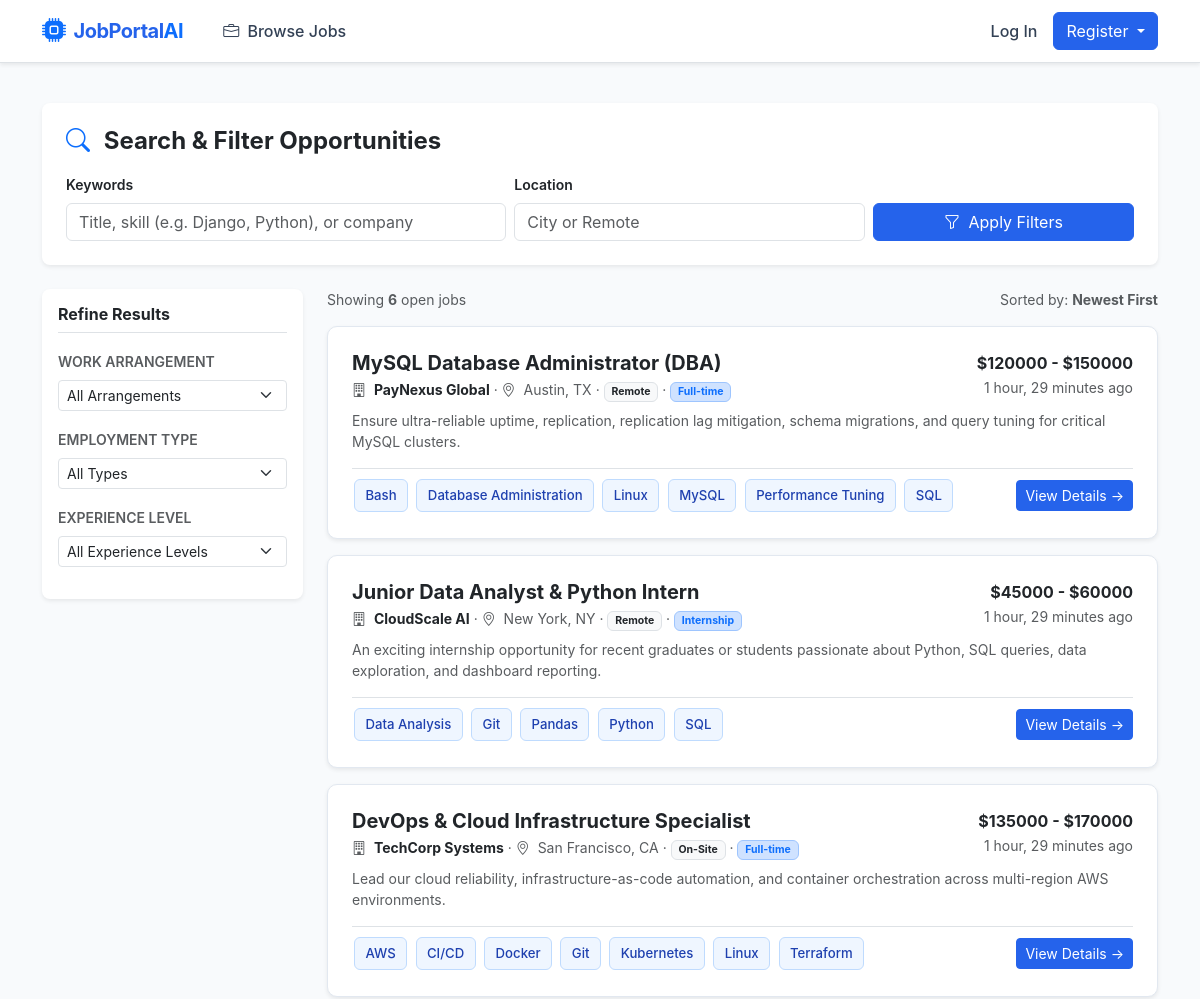
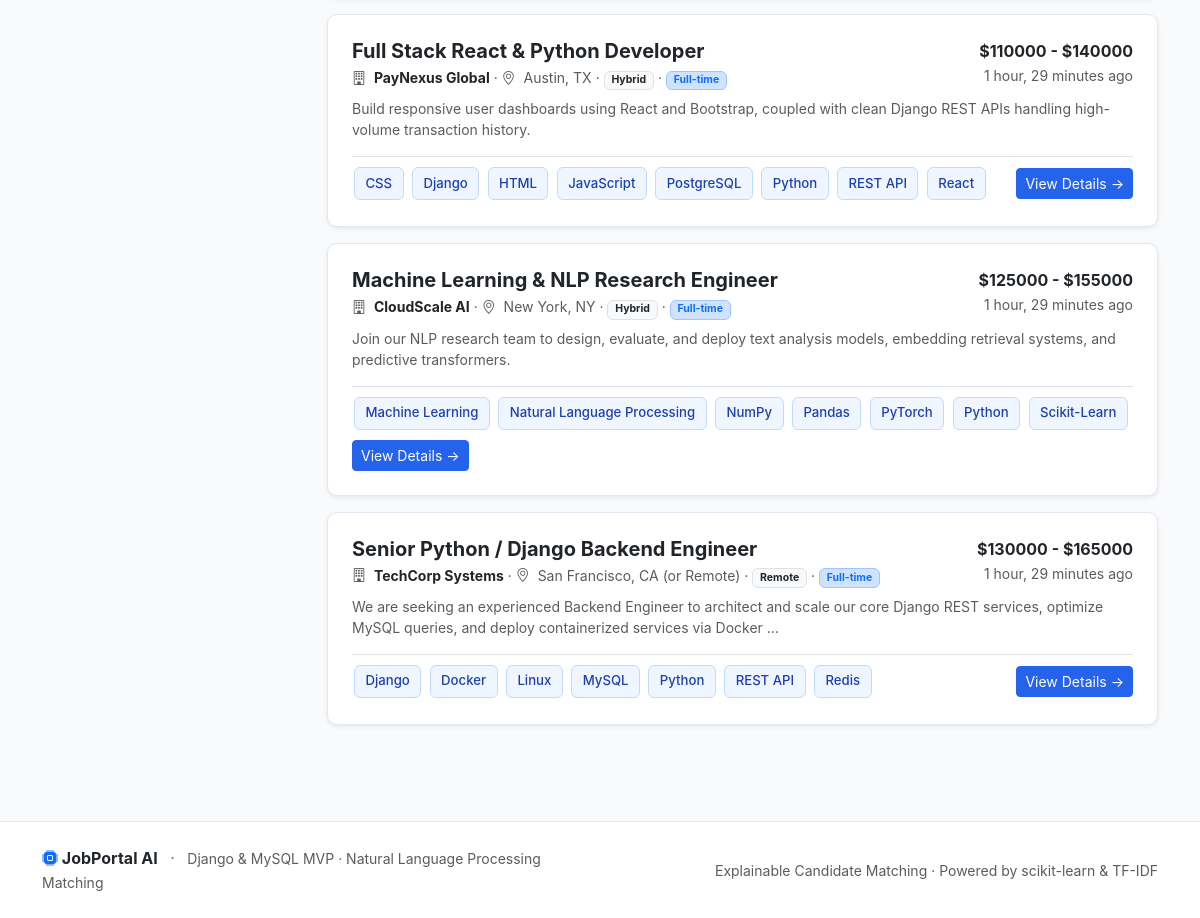
Screenshot of /jobs/ with the database file from the repository (2 pictures, top to bottom).
### jobs/models.py (models this page shows, shortened)
class Job(models.Model):
    WORK_ARRANGEMENT_CHOICES = (
        ('on_site', 'On-Site'),
        ('hybrid', 'Hybrid'),
        ('remote', 'Remote'),
    )
    EMPLOYMENT_TYPE_CHOICES = (
        ('full_time', 'Full-time'),
        ('part_time', 'Part-time'),
        ('internship', 'Internship'),
        ('contract', 'Contract'),
    )
    EXPERIENCE_LEVEL_CHOICES = (
        ('entry', 'Entry Level (0-2 yrs)'),
        ('mid', 'Mid Level (2-5 yrs)'),
        ('senior', 'Senior Level (5+ yrs)'),
        ('lead', 'Lead / Principal'),
    )
    STATUS_CHOICES = (
        ('open', 'Open'),
        ('closed', 'Closed'),
    )
    recruiter = models.ForeignKey(RecruiterProfile, on_delete=models.CASCADE, related_name='jobs')
    title = models.CharField(max_length=255)
    description = models.TextField(help_text="Detailed job description and responsibilities")
    requirements = models.TextField(blank=True, help_text="Required qualifications and expectations")
    location = models.CharField(max_length=150)
    work_arrangement = models.CharField(max_length=20, choices=WORK_ARRANGEMENT_CHOICES, default='on_site')
    employment_type = models.CharField(max_length=20, choices=EMPLOYMENT_TYPE_CHOICES, default='full_time')
    experience_level = models.CharField(max_length=20, choices=EXPERIENCE_LEVEL_CHOICES, default='mid')
    min_salary = models.DecimalField(max_digits=12, decimal_places=2, null=True, blank=True, help_text="Annual salary minimum")
    max_salary = models.DecimalField(max_digits=12, decimal_places=2, null=True, blank=True, help_text="Annual salary maximum")
    status = models.CharField(max_length=20, choices=STATUS_CHOICES, default='open')
    created_at = models.DateTimeField(auto_now_add=True)
    updated_at = models.DateTimeField(auto_now=True)
    class Meta:
        db_table = 'jobs'
        ordering = ['-created_at']
        indexes = [
            models.Index(fields=['status', '-created_at']),
            models.Index(fields=['location']),
            models.Index(fields=['work_arrangement']),
            models.Index(fields=['employment_type']),
        ]
    def get_skills_list(self):
        return list(self.skills.values_list('skill_name', flat=True))

### recruiters/models.py (models this page shows, shortened)
class RecruiterProfile(models.Model):
    user = models.OneToOneField(settings.AUTH_USER_MODEL, on_delete=models.CASCADE, related_name='recruiter_profile')
    company_name = models.CharField(max_length=255)
    company_website = models.URLField(blank=True)
    company_description = models.TextField(blank=True)
    company_location = models.CharField(max_length=150, blank=True)
    industry = models.CharField(max_length=100, blank=True)
    company_logo = models.FileField(upload_to='company_logos/', blank=True, null=True)
    contact_email = models.EmailField(blank=True)
    created_at = models.DateTimeField(auto_now_add=True)
    class Meta:
        db_table = 'recruiter_profiles'
        verbose_name = 'Recruiter Profile'
        verbose_name_plural = 'Recruiter Profiles'

### jobs/views.py (the view, shortened to what this page needs)
# urls.py: path('jobs/', views.job_list, name='job_list'),
def job_list(request):
    jobs_queryset = Job.objects.filter(status='open').select_related('recruiter').prefetch_related('skills')
    q = request.GET.get('q', '').strip()
    location = request.GET.get('location', '').strip()
    if location:
        jobs_queryset = jobs_queryset.filter(location__icontains=location)
    work_arrangement = request.GET.get('work_arrangement', '').strip()
    if work_arrangement:
        jobs_queryset = jobs_queryset.filter(work_arrangement=work_arrangement)
    employment_type = request.GET.get('employment_type', '').strip()
    if employment_type:
        jobs_queryset = jobs_queryset.filter(employment_type=employment_type)
    experience_level = request.GET.get('experience_level', '').strip()
    if experience_level:
        jobs_queryset = jobs_queryset.filter(experience_level=experience_level)
    paginator = Paginator(jobs_queryset, 6)
    page_number = request.GET.get('page')
    page_obj = paginator.get_page(page_number)
    query_params = request.GET.copy()
    if 'page' in query_params:
        query_params.pop('page')
    context = {
        'jobs': page_obj,
        'page_obj': page_obj,
        'q': q,
        'location': location,
        'selected_work_arrangement': work_arrangement,
        'selected_employment_type': employment_type,
        'selected_experience_level': experience_level,
        'query_params': query_params.urlencode(),
        'total_results': jobs_queryset.count(),
    }
    return render(request, 'jobs/job_list.html', context)

### templates/jobs/job_list.html (shortened to what this page needs)
{% extends 'base.html' %}
{% block content %}
<div class="container py-4">
    <div class="card shadow-sm border-0 mb-4 bg-white rounded-3">
        <div class="card-body p-4">
            <h4 class="fw-bold mb-3"><i class="bi bi-search text-primary me-2"></i> Search & Filter Opportunities</h4>
            <form method="get" class="row g-2">
                <div class="col-md-5">
                    <label class="form-label small fw-semibold">Keywords</label>
                    <input type="text" name="q" value="{{ q }}" class="form-control" placeholder="Title, skill (e.g. Django, Python), or company">
                </div>
                <div class="col-md-4">
                    <label class="form-label small fw-semibold">Location</label>
                    <input type="text" name="location" value="{{ location }}" class="form-control" placeholder="City or Remote">
                </div>
                <div class="col-md-3 d-flex align-items-end">
                    <button type="submit" class="btn btn-primary w-100">
                        <i class="bi bi-funnel me-1"></i> Apply Filters
                    </button>
                </div>
            </form>
        </div>
    </div>
    <div class="row g-4">
        <div class="col-lg-3">
            <div class="card shadow-sm border-0 rounded-3 mb-4">
                <div class="card-body p-3">
                    <div class="d-flex justify-content-between align-items-center mb-3 pb-2 border-bottom">
                        <h6 class="fw-bold mb-0">Refine Results</h6>
                    </div>
                    <form method="get" id="filterForm">
                        <div class="mb-3">
                            <label class="form-label small fw-semibold text-muted text-uppercase">Work Arrangement</label>
                            <select name="work_arrangement" class="form-select form-select-sm" onchange="this.form.submit()">
                                <option value="">All Arrangements</option>
                            </select>
                        </div>
                        <div class="mb-3">
                            <label class="form-label small fw-semibold text-muted text-uppercase">Employment Type</label>
                            <select name="employment_type" class="form-select form-select-sm" onchange="this.form.submit()">
                                <option value="">All Types</option>
                            </select>
                        </div>
                        <div class="mb-3">
                            <label class="form-label small fw-semibold text-muted text-uppercase">Experience Level</label>
                            <select name="experience_level" class="form-select form-select-sm" onchange="this.form.submit()">
                                <option value="">All Experience Levels</option>
                            </select>
                        </div>
                    </form>
                </div>
            </div>
        </div>
        <div class="col-lg-9">
            <div class="d-flex justify-content-between align-items-center mb-3">
                <div class="small text-muted">
                    Showing <strong>{{ total_results }}</strong> open job{{ total_results|pluralize }}
                </div>
                <div class="small text-muted">
                    Sorted by: <strong>Newest First</strong>
                </div>
            </div>
            {% if jobs %}
                <div class="d-flex flex-column gap-3 mb-4">
                    {% for job in jobs %}
                        <div class="card job-card shadow-sm p-3">
                            <div class="card-body p-2">
                                <div class="d-flex flex-wrap justify-content-between align-items-start gap-2 mb-2">
                                    <div>
                                        <h5 class="fw-bold mb-1">
                                            <a href="{% url 'job_detail' job.id %}" class="text-decoration-none text-dark hover-primary">
                                                {{ job.title }}
                                            </a>
                                        </h5>
                                        <div class="text-muted small">
                                            <i class="bi bi-building me-1"></i> <strong class="text-dark">{{ job.recruiter.company_name }}</strong> &middot;
                                            <i class="bi bi-geo-alt me-1"></i> {{ job.location }} &middot;
                                            <span class="badge bg-light text-dark border">{{ job.get_work_arrangement_display }}</span> &middot;
                                            <span class="badge bg-primary-subtle text-primary border border-primary-subtle">{{ job.get_employment_type_display }}</span>
                                        </div>
                                    </div>
                                    <div class="text-end">
                                        <div class="fw-bold text-dark">
                                            {% if job.min_salary %}${{ job.min_salary|floatformat:0 }} - ${{ job.max_salary|floatformat:0 }}{% else %}Salary Undisclosed{% endif %}
                                        </div>
                                        <small class="text-muted">{{ job.created_at|timesince }} ago</small>
                                    </div>
                                </div>
                                <p class="text-muted small mb-3">
                                    {{ job.description|truncatewords:25 }}
                                </p>
                                <div class="d-flex flex-wrap justify-content-between align-items-center gap-2 pt-2 border-top">
                                    <div>
                                        {% for skill in job.get_skills_list %}
                                            <span class="skill-badge">{{ skill }}</span>
                                        {% endfor %}
                                    </div>
                                    <div>
                                        <a href="{% url 'job_detail' job.id %}" class="btn btn-sm btn-primary">
                                            View Details &rarr;
                                        </a>
                                    </div>
                                </div>
                            </div>
                        </div>
                    {% endfor %}
                </div>
            {% endif %}
        </div>
    </div>
</div>
{% endblock %}

### static/css/custom.css (style rules this page uses)
:root { --primary-color: #2563eb; --primary-hover: #1d4ed8; --secondary-color: #475569; --bg-light: #f8fafc; --card-border: #e2e8f0; --text-main: #0f172a; --text-muted: #64748b; }
body { background-color: var(--bg-light); color: var(--text-main); font-family: -apple-system, BlinkMacSystemFont, "Segoe UI", Roboto, "Helvetica Neue", Arial, sans-serif; min-height: 100vh; display: flex; flex-direction: column; }
.job-card { border: 1px solid var(--card-border); border-radius: 10px; background: #ffffff; transition: transform 0.15s ease, box-shadow 0.15s ease; }
.btn-primary { background-color: var(--primary-color); border-color: var(--primary-color); }
.skill-badge { background-color: #eff6ff; color: #1e40af; border: 1px solid #bfdbfe; font-weight: 500; padding: 0.35rem 0.65rem; border-radius: 6px; font-size: 0.825rem; display: inline-block; margin: 2px; }

### rows the page displays
Job: title "MySQL Database Administrator (DBA)", recruiter.company_name "PayNexus Global", location "Austin, TX", work_arrangement "Remote", employment_type "Full-time", min_salary "120000", max_salary "150000", created_at "1 hour, 29 minutes", description "Ensure ultra-reliable uptime, replication, replication lag mitigation, schema migrations, and query tuning for critical MySQL clusters.", get_skills_list "Bash" "Database Administration" "Linux" "MySQL" "Performance Tuning" "SQL"
Job: title "Junior Data Analyst & Python Intern", recruiter.company_name "CloudScale AI", location "New York, NY", work_arrangement "Remote", employment_type "Internship", min_salary "45000", max_salary "60000", created_at "1 hour, 29 minutes", description "An exciting internship opportunity for recent graduates or students passionate about Python, SQL queries, data exploration, and dashboard reporting.", get_skills_list "Data Analysis" "Git" "Pandas" "Python" "SQL"
Job: title "DevOps & Cloud Infrastructure Specialist", recruiter.company_name "TechCorp Systems", location "San Francisco, CA", work_arrangement "On-Site", employment_type "Full-time", min_salary "135000", max_salary "170000", created_at "1 hour, 29 minutes", description "Lead our cloud reliability, infrastructure-as-code automation, and container orchestration across multi-region AWS environments.", get_skills_list "AWS" "CI/CD" "Docker" "Git" "Kubernetes" "Linux" "Terraform"
Job: title "Full Stack React & Python Developer", recruiter.company_name "PayNexus Global", location "Austin, TX", work_arrangement "Hybrid", employment_type "Full-time", min_salary "110000", max_salary "140000", created_at "1 hour, 29 minutes", description "Build responsive user dashboards using React and Bootstrap, coupled with clean Django REST APIs handling high-volume transaction history.", get_skills_list "CSS" "Django" "HTML" "JavaScript" "PostgreSQL" "Python" "REST API" "React"
Job: title "Machine Learning & NLP Research Engineer", recruiter.company_name "CloudScale AI", location "New York, NY", work_arrangement "Hybrid", employment_type "Full-time", min_salary "125000", max_salary "155000", created_at "1 hour, 29 minutes", description "Join our NLP research team to design, evaluate, and deploy text analysis models, embedding retrieval systems, and predictive transformers.", get_skills_list "Machine Learning" "Natural Language Processing" "NumPy" "Pandas" "PyTorch" "Python" "Scikit-Learn"
Job: title "Senior Python / Django Backend Engineer", recruiter.company_name "TechCorp Systems", location "San Francisco, CA (or Remote)", work_arrangement "Remote", employment_type "Full-time", min_salary "130000", max_salary "165000", created_at "1 hour, 29 minutes", description "We are seeking an experienced Backend Engineer to architect and scale our core Django REST services, optimize MySQL queries, and deploy containerized services via Docker …", get_skills_list "Django" "Docker" "Linux" "MySQL" "Python" "REST API" "Redis"

### other values shown
{{ total_results }} "6"
